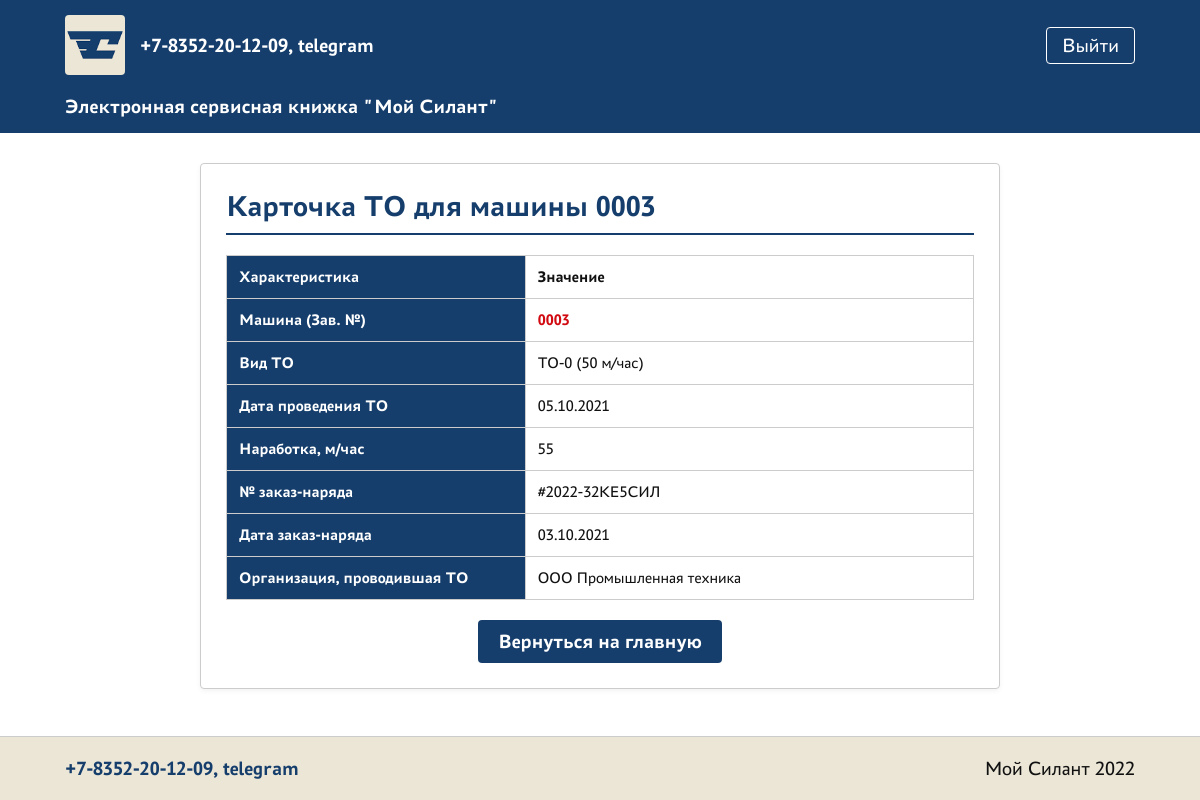
/maintenance/120/ (signed in), run on the app's committed database.
### silant/models.py (models this page shows, shortened)
class Maintenance(models.Model):
    machine = models.ForeignKey(Machine, on_delete=models.CASCADE, related_name='maintenances', verbose_name="Машина")
    maintenance_type = models.ForeignKey(MaintenanceType, on_delete=models.PROTECT, verbose_name="Вид ТО")
    maintenance_date = models.DateField(verbose_name="Дата проведения ТО")
    operating_hours = models.IntegerField(verbose_name="Наработка, м/час")
    order_number = models.CharField(max_length=100, verbose_name="№ заказ-наряда")
    order_date = models.DateField(verbose_name="Дата заказ-наряда")
    maintenance_org = models.ForeignKey(MaintenanceOrganization, on_delete=models.PROTECT, verbose_name="Организация, проводившая ТО", null=True, blank=True)
    service_company = models.ForeignKey(ServiceCompany, on_delete=models.PROTECT, verbose_name="Сервисная компания", null=True, blank=True)
    class Meta:
        verbose_name = "Техническое обслуживание"
        verbose_name_plural = "Технические обслуживания"
        ordering = ['-maintenance_date']

class Machine(models.Model):
    vin = models.CharField(max_length=50, unique=True, verbose_name="Заводской № машины")
    vehicle_model = models.ForeignKey(VehicleModel, on_delete=models.PROTECT, verbose_name="Модель техники")
    engine_model = models.ForeignKey(EngineModel, on_delete=models.PROTECT, verbose_name="Модель двигателя")
    engine_num = models.CharField(max_length=50, verbose_name="Заводской № двигателя")
    transmission_model = models.ForeignKey(TransmissionModel, on_delete=models.PROTECT, verbose_name="Модель трансмиссии")
    transmission_num = models.CharField(max_length=50, verbose_name="Заводской № трансмиссии")
    drive_axle_model = models.ForeignKey(DriveAxleModel, on_delete=models.PROTECT, verbose_name="Модель ведущего моста")
    drive_axle_num = models.CharField(max_length=50, verbose_name="Заводской № ведущего моста")
    steering_axle_model = models.ForeignKey(SteeringAxleModel, on_delete=models.PROTECT, verbose_name="Модель управляемого моста")
    steering_axle_num = models.CharField(max_length=50, verbose_name="Заводской № управляемого моста")
    delivery_contract = models.CharField(max_length=100, verbose_name="Договор поставки №, дата")
    shipping_date = models.DateField(verbose_name="Дата отгрузки с завода")
    consignee = models.CharField(max_length=255, verbose_name="Грузополучатель (конечный потребитель)")
    delivery_address = models.CharField(max_length=500, verbose_name="Адрес поставки (эксплуатации)")
    equipment = models.TextField(blank=True, verbose_name="Комплектация (доп. опции)")
    client = models.ForeignKey(User, on_delete=models.PROTECT, related_name='machines', verbose_name="Клиент")
    service_company = models.ForeignKey(ServiceCompany, on_delete=models.PROTECT, related_name='maintained_machines', verbose_name="Сервисная компания")
    class Meta:
        verbose_name = "Машина"
        verbose_name_plural = "Машины"
        ordering = ['-shipping_date']

class BaseDirectory(models.Model):
    directory_name = models.CharField(max_length=255, verbose_name="Название сущности (справочника)", null=True, blank=True)
    name = models.CharField(max_length=255, verbose_name="Имя")
    description = models.TextField(blank=True, null=True, verbose_name="Описание")
    class Meta:
        abstract = True

class MaintenanceType(BaseDirectory):
    directory_name = models.CharField(max_length=255, verbose_name="Название сущности (справочника)", default="Вид ТО")
    class Meta:
        verbose_name = "Вид ТО"
        verbose_name_plural = "Виды ТО"

class ServiceCompany(BaseDirectory):
    user = models.OneToOneField(
        User,
        on_delete=models.SET_NULL,
        blank=True,
        null=True,
        limit_choices_to={'is_staff': False},
        related_name='service_profile',
        verbose_name="Пользователь (Аккаунт организации)"
    )
    class Meta:
        verbose_name = "Сервисная компания"
        verbose_name_plural = "Сервисные компании"

### silant/views.py (the view)
# urls.py: path('maintenance/<int:pk>/', MaintenanceDetailView.as_view(), name='maintenance_detail'),
class MaintenanceDetailView(LoginRequiredMixin, DetailView):
    model = Maintenance
    template_name = 'silant/maintenance_detail.html'
    context_object_name = 'mt'

### templates/silant/maintenance_detail.html (shortened to what this page needs)
{% extends 'base.html' %}
{% block content %}
<div style="max-width: 800px; margin: 0 auto; background: var(--white); border: 1px solid #CCC; border-radius: 4px; padding: 25px; box-shadow: 0 2px 5px rgba(0,0,0,0.05);">
    <h2 style="color: var(--primary-color); border-bottom: 2px solid var(--primary-color); padding-bottom: 10px; margin-bottom: 20px;">Карточка ТО для машины {{ mt.machine.vin }}</h2>
    <table>
        <tr><th>Характеристика</th><td><b>Значение</b></td></tr>
        <tr><th>Машина (Зав. №)</th><td style="color: var(--accent-color); font-weight: bold;">{{ mt.machine.vin }}</td></tr>
        <tr><th>Вид ТО</th><td>{{ mt.maintenance_type.name }}</td></tr>
        <tr><th>Дата проведения ТО</th><td>{{ mt.maintenance_date|date:"d.m.Y" }}</td></tr>
        <tr><th>Наработка, м/час</th><td>{{ mt.operating_hours }}</td></tr>
        <tr><th>№ заказ-наряда</th><td>{{ mt.order_number }}</td></tr>
        <tr><th>Дата заказ-наряда</th><td>{{ mt.order_date|date:"d.m.Y" }}</td></tr>
        <tr><th>Организация, проводившая ТО</th><td>{{ mt.service_company.name }}</td></tr>
    </table>
    <div style="text-align: center;">
        <a href="/" class="btn-back">Вернуться на главную</a>
    </div>
</div>
{% endblock %}

### static/css/style.css (style rules this page uses)
:root { --primary-color: #163E6C; --accent-color: #D20A11; --bg-color: #EBE6D6; --white: #FFFFFF; --dark: #111111; }
* { margin: 0; padding: 0; box-sizing: border-box; }
body { font-family: 'PT Astra Sans', sans-serif; background-color: var(--white); color: var(--dark); display: flex; flex-direction: column; min-height: 100vh; font-size: 20px; }
table { width: 100%; border-collapse: separate; border-spacing: 0; text-align: left; margin-top: 15px; border-top: 1px solid #CCC; border-left: 1px solid #CCC; background-color: var(--white); }
th, td { padding: 8px 12px; border-right: 1px solid #CCC; border-bottom: 1px solid #CCC; font-size: 16px; white-space: nowrap; }
table tr th { position: sticky; top: 0; background-color: var(--primary-color); color: var(--white); z-index: 10; transform: translateZ(0); backface-visibility: hidden; }
table tr th:first-child { position: sticky; left: 0; top: 0; z-index: 20; background-color: var(--primary-color); color: var(--white); transform: translateZ(0); backface-visibility: hidden; }

### templates/silant/maintenance_detail.html (style rules this page uses)
table { width: 100%; border-collapse: collapse; text-align: left; margin-top: 20px; }
th, td { padding: 12px; border: 1px solid #CCC; font-size: 16px; }
th { background: var(--primary-color); color: var(--white); width: 40%; }
.btn-back { display: inline-block; background: var(--primary-color); color: var(--white); text-decoration: none; padding: 10px 20px; border-radius: 4px; font-weight: bold; margin-top: 20px; }

### data on the page
Maintenance: machine.vin "0003", maintenance_type.name "ТО-0 (50 м/час)", maintenance_date "05.10.2021", operating_hours "55", order_number "#2022-32КЕ5СИЛ", order_date "03.10.2021", service_company.name "ООО Промышленная техника"
